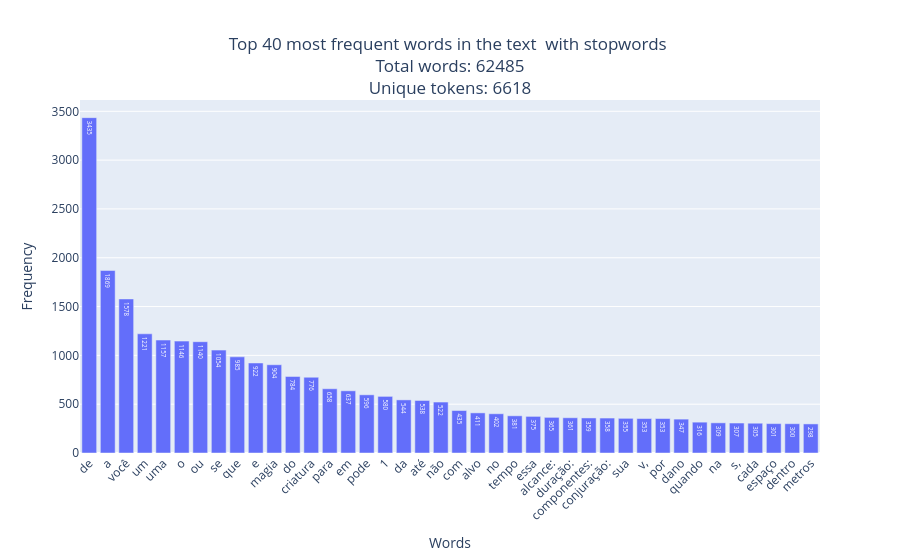

Write notebook code for a chart like this one.
### Code cell
def plot_histogram_word(text_list, n_most_common=30, sufix=""):
    words = [word for txt in text_list for word in txt.split()]
    total_words = len(words)
    unique_tokens = len(set(words))
    word_counts = Counter(words)

    top_words = dict(word_counts.most_common(n_most_common))

    fig = go.Figure(
        [
            go.Bar(
                x=list(top_words.keys()),
                y=list(top_words.values()),
                text=list(top_words.values()),
                textposition="auto",
            )
        ]
    )
    fig.update_layout(
        title_text=f"Top {n_most_common} most frequent words in the text {sufix}<br>Total words: {total_words}<br>Unique tokens: {unique_tokens}",
        title_x=0.5,
        xaxis_title="Words",
        yaxis_title="Frequency",
        xaxis_tickangle=-45,
    )
    fig.show()

plot_histogram_word(test_cleaned, 40, " with stopwords ")

### Figure 1 — Plotly figure (JSON) as saved in the notebook; plotly's stock layout.template omitted (floating-point values rounded to 4 significant figures)
{"data": [{"text": ["3435", "1869", "1578", "1221", "1157", "1146", "1140", "1054", "985", "922", "904", "784", "776", "658", "637", "596", "580", "544", "538", "522", "435", "411", "402", "381", "375", "365", "361", "359", "358", "355", "353", "353", "347", "316", "309", "307", "305", "301", "300", "298"], "textposition": "auto", "type": "bar", "x": ["de", "a", "você", "um", "uma", "o", "ou", "se", "que", "e", "magia", "do", "criatura", "para", "em", "pode", "1", "da", "até", "não", "com", "alvo", "no", "tempo", "essa", "alcance:", "duração:", "componentes:", "conjuração:", "sua", "v,", "por", "dano", "quando", "na", "s,", "cada", "espaço", "dentro", "metros"], "y": [3435, 1869, 1578, 1221, 1157, 1146, 1140, 1054, 985, 922, 904, 784, 776, 658, 637, 596, 580, 544, 538, 522, 435, 411, 402, 381, 375, 365, 361, 359, 358, 355, 353, 353, 347, 316, 309, 307, 305, 301, 300, 298]}], "layout": {"title": {"text": "Top 40 most frequent words in the text  with stopwords <br>Total words: 62485<br>Unique tokens: 6618", "x": 0.5}, "xaxis": {"tickangle": -45, "title": {"text": "Words"}}, "yaxis": {"title": {"text": "Frequency"}}}}
